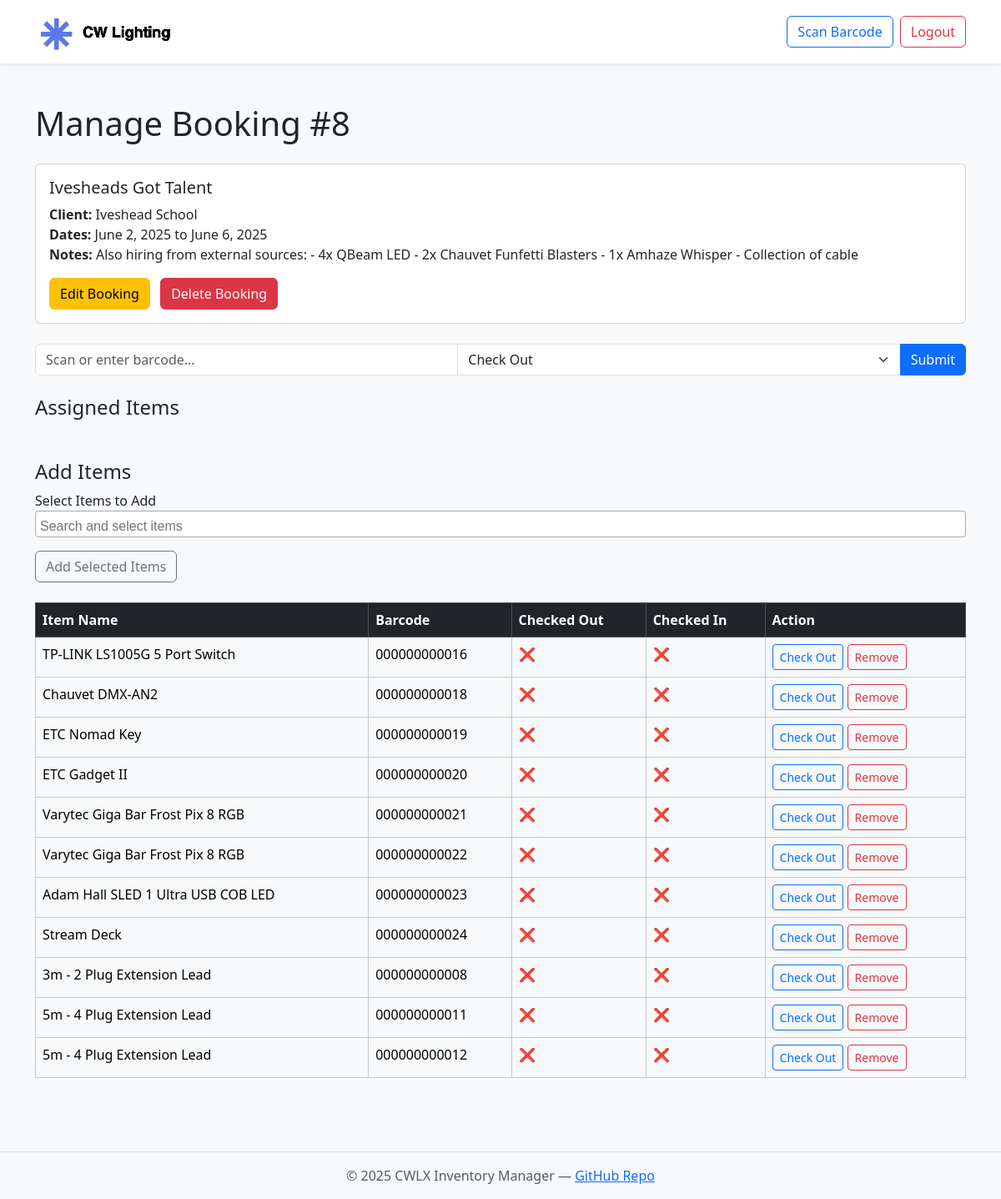
/bookings/manage/8/ (signed in), run on an earlier commit of the app's database.
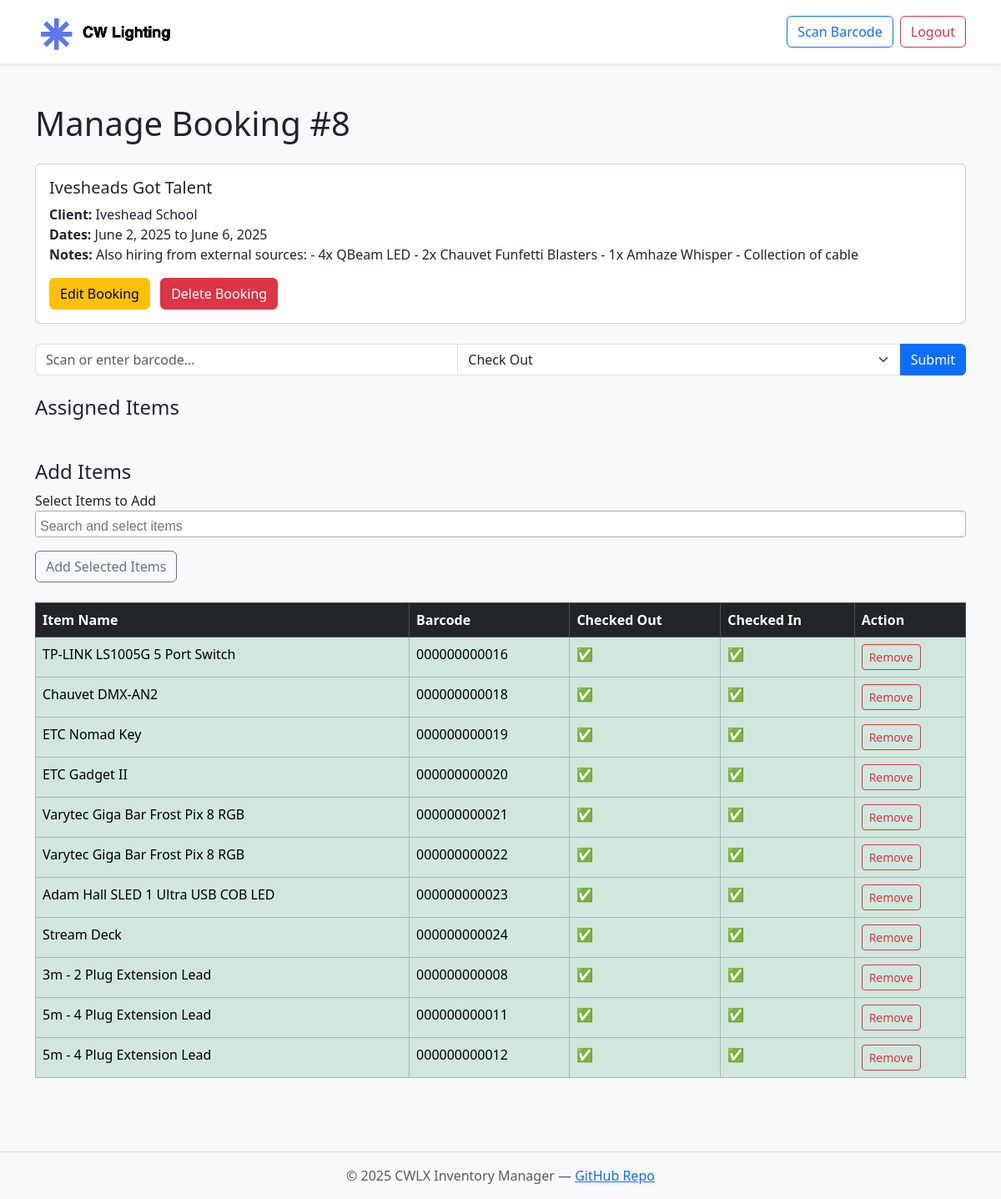
And on a later commit of the database.
### bookings/models.py (models this page shows, shortened)
class Booking(models.Model):
    client = models.ForeignKey(Client, on_delete=models.CASCADE)
    event_name = models.CharField(max_length=100)
    start_date = models.DateField()
    end_date = models.DateField()
    notes = models.TextField(blank=True)

class Client(models.Model):
    name = models.CharField(max_length=255)
    email = models.EmailField(blank=True, null=True)
    phone = models.CharField(max_length=50, blank=True, null=True)
    notes = models.TextField(blank=True, null=True)
    def __str__(self):
        return self.name

class AssignedItem(models.Model):
    booking = models.ForeignKey(Booking, on_delete=models.CASCADE)
    inventory_item = models.ForeignKey(InventoryItem, on_delete=models.CASCADE)
    checked_out = models.BooleanField(default=False)
    checked_in = models.BooleanField(default=False)
    class Meta:
        unique_together = ("booking", "inventory_item")

### inventory/models.py (models this page shows, shortened)
class InventoryItem(models.Model):
    product = models.ForeignKey(Product, on_delete=models.CASCADE, related_name='items')
    barcode = models.CharField(max_length=100, unique=True)
    serial_number = models.CharField(max_length=100, blank=True, null=True)
    is_available = models.BooleanField(default=True)
    notes = models.TextField(blank=True, null=True)  # <-- Add this line

class Product(models.Model):
    name = models.CharField(max_length=100)
    category = models.ForeignKey(Category, on_delete=models.CASCADE)
    description = models.TextField(blank=True)

### bookings/views.py (the view, shortened to what this page needs)
# urls.py: path('manage/<int:booking_id>/', views.manage_booking, name='manage_booking'),
def manage_booking(request, booking_id):
    booking = get_object_or_404(Booking, id=booking_id)
    assigned_items = AssignedItem.objects.filter(booking=booking)
    overlapping_bookings = Booking.objects.filter(
        Q(start_date__lt=booking.end_date) & Q(end_date__gt=booking.start_date)
    ).exclude(pk=booking.pk)
    booked_item_ids = AssignedItem.objects.filter(
        booking__in=overlapping_bookings
    ).values_list('inventory_item_id', flat=True)
    already_assigned_ids = assigned_items.values_list('inventory_item_id', flat=True)
    available_items = InventoryItem.objects.filter(is_available=True).exclude(
        id__in=booked_item_ids
    ).exclude(
        id__in=already_assigned_ids
    )
    return render(request, 'bookings/manage_booking.html', {
        'booking': booking,
        'assigned_items': assigned_items,
        'available_items': available_items
    })

### bookings/templates/bookings/manage_booking.html (shortened to what this page needs)
{% extends "base.html" %}
{% block content %}
<h1 class="mb-4">Manage Booking #{{ booking.id }}</h1>
<div class="card mb-4">
  <div class="card-body">
    <h5 class="card-title">{{ booking.event_name }}</h5>
    <p class="card-text">
      <strong>Client:</strong> {{ booking.client }}<br>
      <strong>Dates:</strong> {{ booking.start_date }} to {{ booking.end_date }}<br>
      {% if booking.notes %}
        <strong>Notes:</strong> {{ booking.notes }}<br>
      {% endif %}
    </p>
    <a href="{% url 'bookings:edit_booking' booking.id %}" class="btn btn-warning me-2">Edit Booking</a>
    <form method="post" action="{% url 'bookings:delete_booking' booking.id %}" onsubmit="return confirm('Are you sure you want to delete this booking? This cannot be undone.');" class="mt-2 d-inline">
      <button type="submit" class="btn btn-danger">Delete Booking</button>
    </form>
  </div>
</div>
<form method="POST" class="mb-4">
  <div class="input-group mb-3">
    <input type="text" name="barcode" class="form-control" placeholder="Scan or enter barcode..." autofocus>
    <select name="action" class="form-select">
      <option value="check_out">Check Out</option>
    </select>
    <button type="submit" class="btn btn-primary">Submit</button>
  </div>
</form>
<h4>Assigned Items</h4>
<h4 class="mt-5">Add Items</h4>
<form method="POST" class="mb-4">
  <div class="mb-3">
    <label for="id_new_items">Select Items to Add</label>
  </div>
  <button type="submit" class="btn btn-outline-secondary">Add Selected Items</button>
</form>
<form method="POST">
  <table class="table table-bordered table-hover">
    <thead class="table-dark">
      <tr>
        <th>Item Name</th>
        <th>Barcode</th>
        <th>Checked Out</th>
        <th>Checked In</th>
        <th>Action</th>
      </tr>
    </thead>
    <tbody>
      {% for assigned in assigned_items %}
      <tr class="{% if assigned.checked_in %}table-success{% elif assigned.checked_out %}table-warning{% else %}table-light{% endif %}">
        <td>{{ assigned.inventory_item.product.name }}</td>
        <td>{{ assigned.inventory_item.barcode }}</td>
        <td>{{ assigned.checked_out|yesno:"✅,❌" }}</td>
        <td>{{ assigned.checked_in|yesno:"✅,❌" }}</td>
        <td>
          {% if not assigned.checked_out %}
          <form method="post" style="display:inline;">
            <button type="submit" class="btn btn-sm btn-outline-primary">Check Out</button>
          </form>
          {% endif %}
          <form method="post" style="display:inline;">
            <button type="submit" class="btn btn-sm btn-outline-danger">Remove</button>
          </form>
        </td>
      </tr>
      {% endfor %}
    </tbody>
  </table>
</form>
<link href="https://cdn.jsdelivr.net/npm/select2@4.1.0-rc.0/dist/css/select2.min.css" rel="stylesheet" />
{% endblock %}

### templates/base.html (shortened to what this page needs)
{% load static %}
{% load tz %}
<!DOCTYPE html>
<html lang="en">
<head>
  <link href="https://cdn.jsdelivr.net/npm/bootstrap@5.3.3/dist/css/bootstrap.min.css" rel="stylesheet">
  <link href="https://cdn.jsdelivr.net/npm/select2@4.1.0-rc.0/dist/css/select2.min.css" rel="stylesheet" />
</head>
<body class="bg-light">
  <nav class="navbar navbar-expand-lg navbar-light bg-white mb-4 shadow-sm">
    <div class="container">
      {% load static %}
      <a class="navbar-brand" href="{% url 'home' %}">
        <img src="{% static 'images/logo.png' %}" alt="Logo" height="50">
      </a>
      <div class="d-flex ms-auto">
        {% if user.is_authenticated %}
          <a href="{% url 'inventory:scan_barcode' %}" class="btn btn-outline-primary ms-2">Scan Barcode</a>
          <form method="post" action="{% url 'logout' %}" class="d-inline">
            <button type="submit" class="btn btn-outline-danger ms-2">Logout</button>
          </form>
        {% endif %}
      </div>
    </div>
  </nav>
  <div class="container py-4">
    {% block content %}{% endblock %}
  </div>
  <footer class="text-center text-muted py-3 mt-5 border-top">
    &copy; 2025 CWLX Inventory Manager &mdash;
    <a href="https://github.com/charlie-ward/cwlx-inventory" target="_blank" rel="noopener">GitHub Repo</a>
  </footer>
</body>
</html>

What changed in the data, as far as the page shows it:
changed AssignedItem "TP-LINK LS1005G 5 Port Switch": checked_out "❌" → "✅"; checked_in "❌" → "✅"; no longer shows "Check Out"
changed AssignedItem "Chauvet DMX-AN2": checked_out "❌" → "✅"; checked_in "❌" → "✅"; no longer shows "Check Out"
changed AssignedItem "ETC Nomad Key": checked_out "❌" → "✅"; checked_in "❌" → "✅"; no longer shows "Check Out"
changed AssignedItem "ETC Gadget II": checked_out "❌" → "✅"; checked_in "❌" → "✅"; no longer shows "Check Out"
changed AssignedItem (number 5 of 11 on the later page): checked_out "❌" → "✅"; checked_in "❌" → "✅"; no longer shows "Check Out"
changed AssignedItem (number 6 of 11 on the later page): checked_out "❌" → "✅"; checked_in "❌" → "✅"; no longer shows "Check Out"
changed AssignedItem "Adam Hall SLED 1 Ultra USB COB LED": checked_out "❌" → "✅"; checked_in "❌" → "✅"; no longer shows "Check Out"
changed AssignedItem "Stream Deck": checked_out "❌" → "✅"; checked_in "❌" → "✅"; no longer shows "Check Out"
changed AssignedItem "3m - 2 Plug Extension Lead": checked_out "❌" → "✅"; checked_in "❌" → "✅"; no longer shows "Check Out"
changed AssignedItem (number 10 of 11 on the later page): checked_out "❌" → "✅"; checked_in "❌" → "✅"; no longer shows "Check Out"
changed AssignedItem (number 11 of 11 on the later page): checked_out "❌" → "✅"; checked_in "❌" → "✅"; no longer shows "Check Out"
